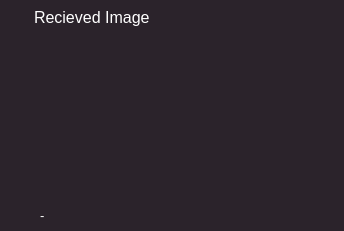
   <widget class="QWidget" name="widget_6" native="true">
    <property name="geometry">
     <rect>
      <x>380</x>
      <y>420</y>
      <width>344</width>
      <height>231</height>
     </rect>
    </property>
    <property name="styleSheet">
     <string notr="true">border-color: rgb(255, 200, 255);
border-color: rgb(255, 255, 255);
border-radius: 20px;
padding: 10px;
padding-top: 15px;
background-color:rgb(43, 35, 43);</string>
    </property>
    <widget class="QWidget" name="widget_7" native="true">
     <property name="geometry">
      <rect>
       <x>10</x>
       <y>30</y>
       <width>321</width>
       <height>161</height>
      </rect>
     </property>
     <property name="styleSheet">
      <string notr="true">border-color: rgb(255, 255, 255);
image: url(:/newPrefix/image2.jpg);
border-color: rgb(255, 255, 255);
border-radius: 20px;
</string>
     </property>
    </widget>
    <widget class="QLabel" name="label_4">
     <property name="geometry">
      <rect>
       <x>20</x>
       <y>-10</y>
       <width>181</width>
       <height>51</height>
      </rect>
     </property>
     <property name="styleSheet">
      <string notr="true">font-family: 'Courier New';
font-style: normal;
font-weight: 400;
font-size: 16px;
line-height: 18px;
color: #F6F7FA;
border-color: rgb(255, 255, 255);
border-color: rgb(255, 255, 255);
border-radius: 30px;
padding: 10px;
padding-top: 15px;



</string>
     </property>
     <property name="text">
      <string>&lt;html&gt;&lt;head/&gt;&lt;body&gt;&lt;p&gt;&lt;span style=&quot; font-size:12pt; color:#ffffff;&quot;&gt;Recieved Image&lt;/span&gt;&lt;/p&gt;&lt;/body&gt;&lt;/html&gt;</string>
     </property>
    </widget>
    <widget class="QLabel" name="label_113">
     <property name="geometry">
      <rect>
       <x>40</x>
       <y>200</y>
       <width>261</width>
       <height>31</height>
      </rect>
     </property>
     <property name="styleSheet">
      <string notr="true">border-radius:0px;
padding: 0px;
padding-top: 0px;
background-color:rgb(43, 35, 43);
color:white</string>
     </property>
     <property name="text">
      <string>&lt;html&gt;&lt;head/&gt;&lt;body&gt;&lt;p&gt;&lt;span style=&quot; font-size:10pt; color:#ffffff;&quot;&gt;-&lt;/span&gt;&lt;/p&gt;&lt;/body&gt;&lt;/html&gt;</string>
     </property>
    </widget>
    <zorder>label_4</zorder>
    <zorder>widget_7</zorder>
    <zorder>label_113</zorder>
   </widget>
